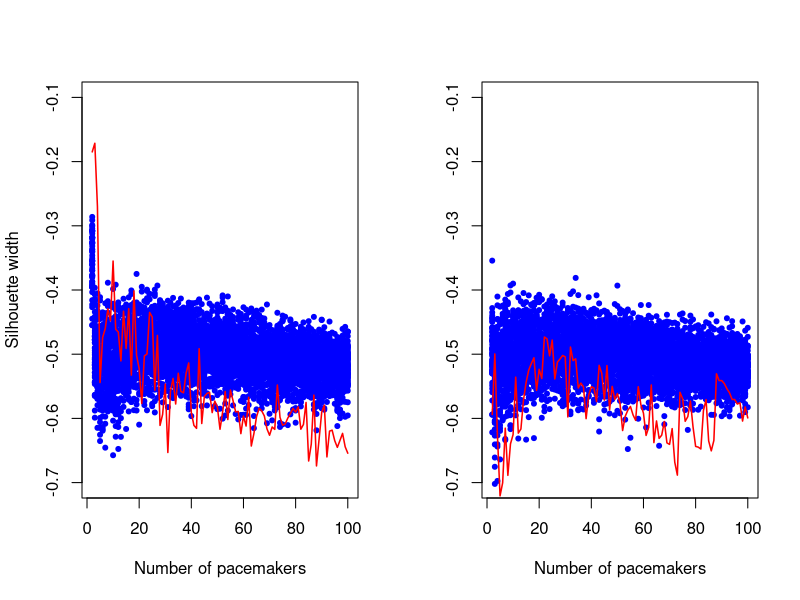

Write the R code that produced this figure.
#######
## Clustering and MDS
######

library(cluster)

true_cluster <- read.table("empirical_data/out_clus_sil.txt")
true_boot <- read.table("empirical_data/out_boot1.txt")
true_points <- read.table("empirical_data/points_mds.txt")

true_cluster_150 <- true_cluster[true_cluster[, 1] <= 100, ]
true_boot_150 <- true_boot[true_boot[, 1] <= 100, ]

sim_cluster <- read.table("upm_simulations/sim_clus_sil.txt")
sim_boot <- read.table("upm_simulations/out_boot1.sil.txt")
sim_points <- read.table("upm_simulations/points_points_sim_mds.txt")

sim_cluster_150 <- sim_cluster[sim_cluster[, 1] <= 100, ]
sim_boot_150 <- sim_boot[sim_boot[, 1] <= 100, ]
boot_ranges <- matrix(NA, nrow(true_cluster), 3)
for(i in 1:nrow(true_cluster)){
      boot_ranges[i, ] <- c(i + 1, range(true_boot[true_boot[, 1]==(i + 1), 2]))
}
signiff_clusters <- sapply(1:nrow(true_cluster), function(x) (true_cluster[x, 2] > boot_ranges[x, 3]))

cluster_id <- clara(true_points, k = 9)

#Start with mds plot

#plot3d(true_points, type = 's', size = 0.7, ylab = '', xlab = '', zlab = '', col = rainbow(9)[cluster_id$clustering])


#plot(true_points[, 1], true_points[, 2], pch = 20, xlab = 'MDS coordinate 1', ylab = 'MDS coordinate 2', cex = 1.4, ylim = c(-3, 2), xlim = c(-4, 2), col = rainbow(9)[cluster_id$clustering])

# Get silhouette plots

par(mfrow = c(1, 2))

plot(true_boot_150[, 1], true_boot_150[, 2], pch = 20, col = 'blue', ylab = 'Silhouette width', xlab = 'Number of pacemakers', ylim = c(-0.7, -0.1))
lines(true_cluster_150[, 1], true_cluster_150[, 2], col = 'red', lwd = 1.5)

plot(sim_boot_150[, 1], sim_boot_150[, 2], pch = 20, col = 'blue', ylab = '',  xlab = 'Number of pacemakers', ylim = c(-0.7, -0.1))
lines(sim_cluster_150[, 1], sim_cluster_150[, 2], col = 'red', lwd = 1.5)
